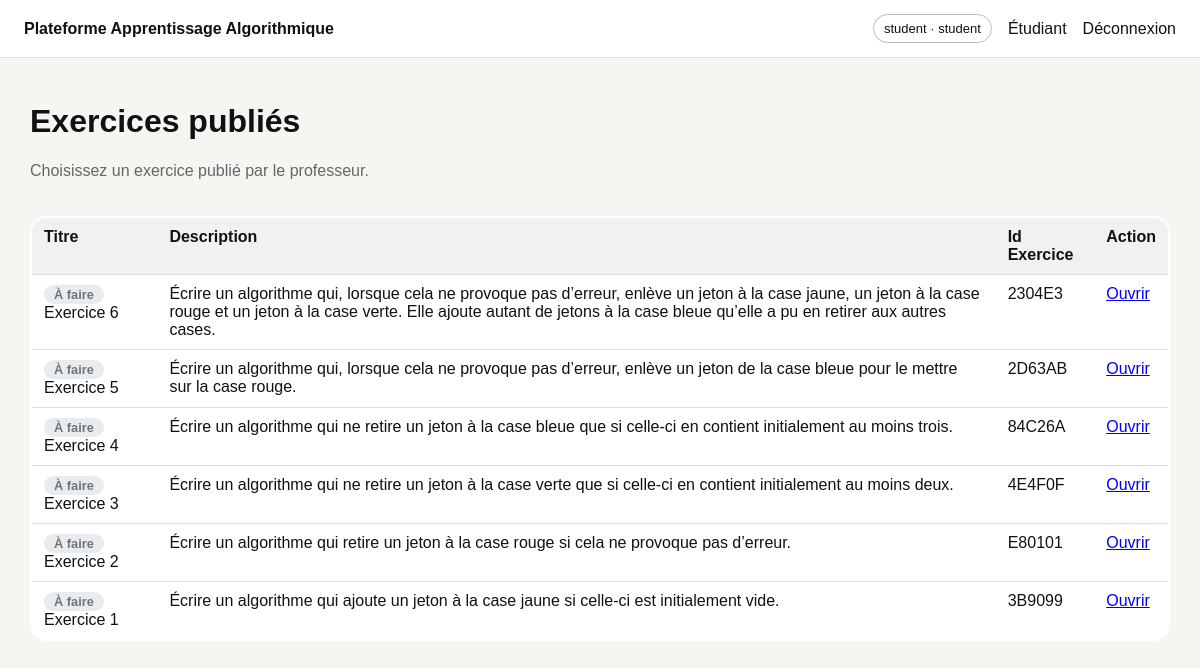
The page /student/dashboard (signed in) on the database its author committed.
### tables this page shows
CREATE TABLE exercises (
        id INTEGER PRIMARY KEY AUTOINCREMENT,
        title TEXT NOT NULL,
        description TEXT NOT NULL,
        init_b INTEGER NOT NULL,
        init_j INTEGER NOT NULL,
        init_r INTEGER NOT NULL,
        init_v INTEGER NOT NULL,
        goal_condition TEXT NOT NULL,
        max_steps INTEGER NOT NULL DEFAULT 30,
        problem_json TEXT NOT NULL,
        is_published INTEGER NOT NULL DEFAULT 0,
        session_code TEXT,
        created_by INTEGER,
        created_at DATETIME DEFAULT CURRENT_TIMESTAMP
    );

### app.py (the view)
@app.route('/student/dashboard')
@login_required('student')
def student_dashboard():
    db = get_db()
    exercises = db.execute('SELECT * FROM exercises WHERE is_published=1 ORDER BY created_at DESC').fetchall()
    rows = db.execute(
        'SELECT DISTINCT exercise_id FROM submissions WHERE student_id=? AND is_correct=1',
        (session['user_id'],)
    ).fetchall()
    validated_ids = {r['exercise_id'] for r in rows}
    return render_template('student_dashboard.html', exercises=exercises, validated_ids=validated_ids)

### app.py (called while the page is built)
def get_db():
    if 'db' not in g:
        g.db = sqlite3.connect(DB_PATH)
        g.db.row_factory = sqlite3.Row
    return g.db

def login_required(role=None):
    def deco(fn):
        @wraps(fn)
        def wrapper(*args, **kwargs):
            if 'user_id' not in session:
                return redirect(url_for('login'))
            if role and session.get('role') != role:
                return redirect(url_for('index'))
            return fn(*args, **kwargs)
        return wrapper
    return deco

### templates/student_dashboard.html (shortened to what this page needs)
{% extends 'base.html' %}
{% block content %}
<div class="section-head">
  <div>
    <h1>Exercices publiés</h1>
    <p class="muted">Choisissez un exercice publié par le professeur.</p>
  </div>
</div>
<table class="data-table">
  <thead>
    <tr>
      <th>Titre</th>
      <th>Description</th>
      <th>Id Exercice</th>
      <th>Action</th>
    </tr>
  </thead>
  <tbody>
    {% for ex in exercises %}
    <tr>
      <td>
        {% if ex.id in validated_ids %}
          <span class="exercise-status" style="display:inline-block; padding:2px 10px; border-radius:12px; font-size:0.8em; font-weight:600; background:#d4edda; color:#1a6630; margin-right:8px;">✓ Fait</span>
        {% else %}
          <span class="exercise-status" style="display:inline-block; padding:2px 10px; border-radius:12px; font-size:0.8em; font-weight:600; background:#e9ecef; color:#6c757d; margin-right:8px;">À faire</span>
        {% endif %}
        {{ ex.title }}
      </td>
      <td>{{ ex.description }}</td>
      <td>{{ ex.session_code }}</td>
      <td><a href="{{ url_for('student_exercise', exercise_id=ex.id) }}">Ouvrir</a></td>
    </tr>
    {% else %}
    <tr>
      <td colspan="4" class="muted">Aucun exercice publié</td>
    </tr>
    {% endfor %}
  </tbody>
</table>
{% endblock %}

### static/css/style.css (style rules this page uses)
:root { --bg: #f5f5f2; --panel: #ffffff; --border: #111; --muted: #666; --green: #68d05f; --green-dark: #46ad3c; --red: #f56a69; }
* { box-sizing: border-box }
body { margin: 0; font-family: Arial, Helvetica, sans-serif; background: var(--bg); color: #111 }
.muted { color: var(--muted) }
.section-head { display: flex; justify-content: space-between; align-items: flex-start; margin-bottom: 20px; gap: 12px }
.data-table { width: 100%; border-collapse: collapse; background: #fff; border: 2px solid #111; border-radius: 16px; overflow: hidden }
.data-table th, .data-table td { padding: 10px 12px; border-bottom: 1px solid #ddd; vertical-align: top }
.data-table th { background: #f1f1f1; text-align: left }

### rows shown on the page
exercises: shows "À faire", title "Exercice 6", description "Écrire un algorithme qui, lorsque cela ne provoque pas d’erreur, enlève un jeton à la case jaune, un jeton à la case rouge et un jeton à la case verte. Elle ajoute autant de jetons à la case bleue qu’elle a pu en retirer aux autres cases.", session_code "2304E3"
exercises: shows "À faire", title "Exercice 5", description "Écrire un algorithme qui, lorsque cela ne provoque pas d’erreur, enlève un jeton de la case bleue pour le mettre sur la case rouge.", session_code "2D63AB"
exercises: shows "À faire", title "Exercice 4", description "Écrire un algorithme qui ne retire un jeton à la case bleue que si celle-ci en contient initialement au moins trois.", session_code "84C26A"
exercises: shows "À faire", title "Exercice 3", description "Écrire un algorithme qui ne retire un jeton à la case verte que si celle-ci en contient initialement au moins deux.", session_code "4E4F0F"
exercises: shows "À faire", title "Exercice 2", description "Écrire un algorithme qui retire un jeton à la case rouge si cela ne provoque pas d’erreur.", session_code "E80101"
exercises: shows "À faire", title "Exercice 1", description "Écrire un algorithme qui ajoute un jeton à la case jaune si celle-ci est initialement vide.", session_code "3B9099"

### other values the page prints
{{ session.get('username') }} "student"
{{ session.get('role') }} "student"
